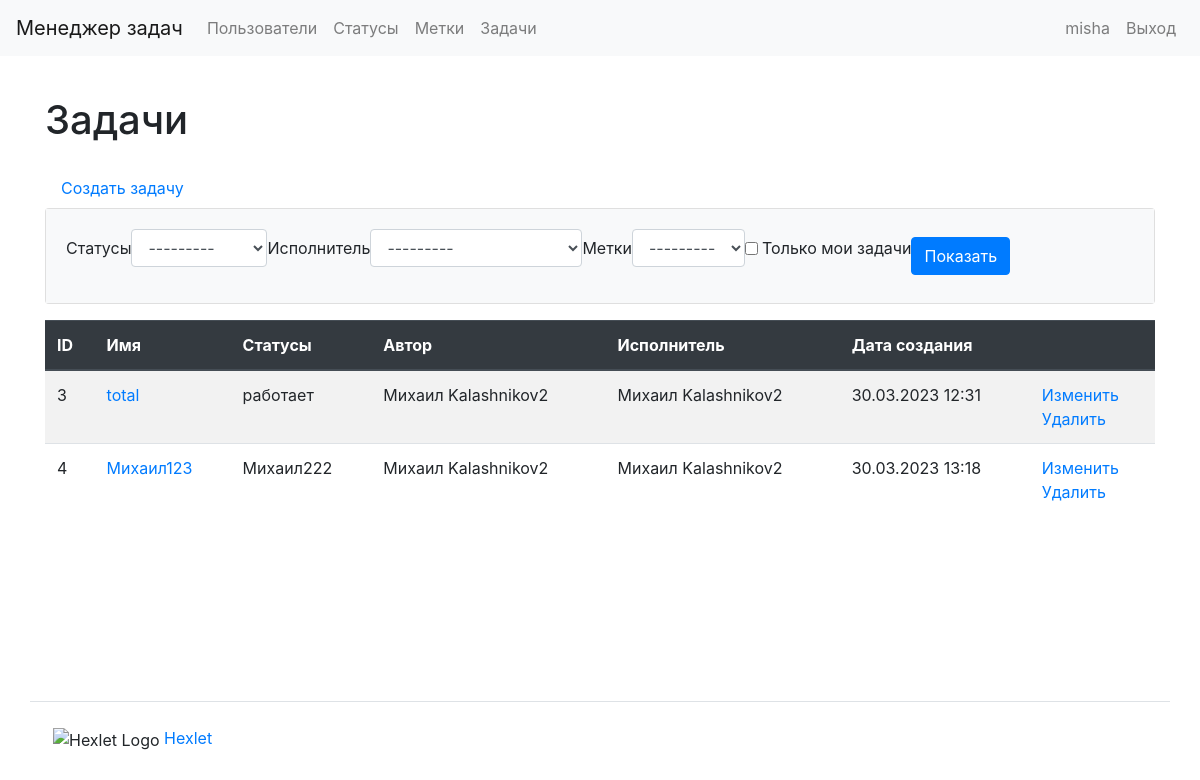
The app's page /tasks/ (signed in), older data.
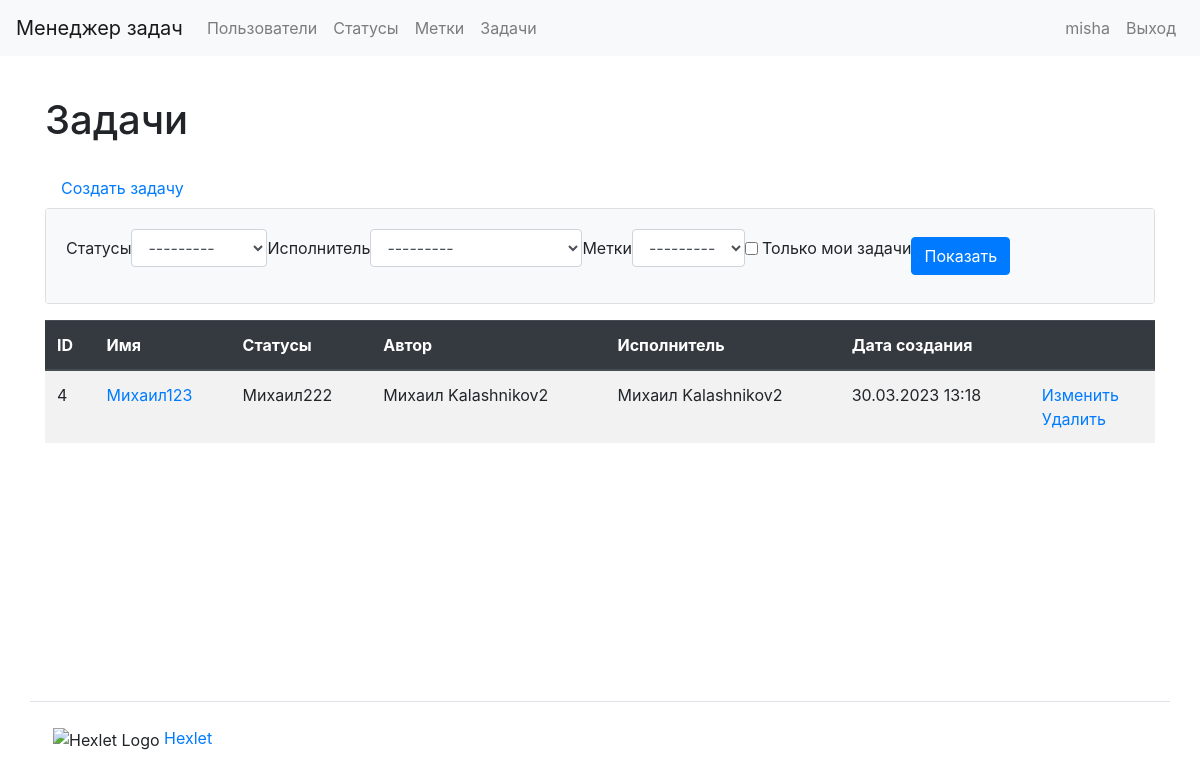
The same page, newer data.
### task_manager/users/models.py (models this page shows)
class User(AbstractUser):
    first_name = models.CharField(max_length=150)
    last_name = models.CharField(max_length=150)
    def __str__(self):
        return self.get_full_name()

### task_manager/tasks/models.py (models this page shows, shortened)
class Task(models.Model):
    name = models.CharField(max_length=150, unique=True,
                            verbose_name=_('Name'))
    description = models.TextField(max_length=10000,
                                   verbose_name=_('Description'))
    date_created = models.DateTimeField(auto_now_add=True,
                                        verbose_name=_('Creation date'))
    author = models.ForeignKey(User, on_delete=models.PROTECT,
                               related_name='author',
                               verbose_name=_('Author'))
    status = models.ForeignKey(Status, on_delete=models.PROTECT,
                               related_name='statuses',
                               verbose_name=_('Status'))
    executor = models.ForeignKey(User, on_delete=models.PROTECT,
                                 related_name='executor',
                                 verbose_name=_('Executor'))
    labels = models.ManyToManyField(
        Label,
        through='TaskLabel',
        through_fields=('task', 'label'),
        blank=True,
        related_name='labels',
        verbose_name=_('Labels')
    )
    class Meta:
        verbose_name = _('Task')
        verbose_name_plural = _('Tasks')

### task_manager/statuses/models.py (models this page shows)
class Status(models.Model):
    name = models.CharField(max_length=150, unique=True,
                            verbose_name=_('Name'))
    date_created = models.DateTimeField(auto_now_add=True,
                                        verbose_name=_('Creation date'))
    def __str__(self):
        return self.name
    class Meta:
        verbose_name = _('Status')
        verbose_name_plural = _('Statuses')

### task_manager/tasks/views.py (the view)
# urls.py: path('', TasksView.as_view(), name='tasks'),
class TasksView(AuthCheckMixin, FilterView):
    template_name = 'tasks/list.html'
    model = Task
    filterset_class = TaskFilter
    context_object_name = 'tasks'
    extra_context = {'title': _('Tasks'), 'button_text': _('Show'), }

### task_manager/labels/models.py (called while the page is built)
    def __str__(self):
        return self.name

### task_manager/mixins.py (called while the page is built)
    def dispatch(self, request, *args, **kwargs):
        if not request.user.is_authenticated:
            messages.error(request, self.auth_message)
            return redirect(reverse_lazy('login'))
        return super().dispatch(request, *args, **kwargs)

### task_manager/templates/tasks/list.html (shortened to what this page needs)
{% extends "base.html" %}
{% load bootstrap4 %}
{% load i18n %}
{% block content %}
    <h1 class="my-4">{{ title }}</h1>
    <a class="nav-link" href="{% url 'task_create' %}">{% trans 'Create task' %}</a>
    <div class="card mb-3">
        <div class="card-body bg-light">
            <form class="form-inline center" method="get">
              {% bootstrap_form filter.form field_class="ml-2 mr-3" %}
              {% bootstrap_button button_text button_type="submit" button_class="btn btn-primary" %}
            </form>
        </div>
    </div>
    <table class="table table-striped">
        <thead class="thead-dark">
            <tr>
                <th>ID</th>
                <th>{% trans 'Name' %}</th>
                <th>{% trans 'Status' %}</th>
                <th>{% trans 'Author' %}</th>
                <th>{% trans 'Executor' %}</th>
                <th>{% trans 'Creation date' %}</th>
                <th></th>
            </tr>
        </thead>
        <tbody>
            {% if tasks %}
                {% for task in tasks %}
                    <tr>
                        <td>{{ task.id }}</td>
                        <td><a href="{% url 'task_show' task.id %}">{{ task.name }}</a></td>
                        <td>{{ task.status }}</td>
                        <td>{{ task.author }}</td>
                        <td>{{ task.executor }}</td>
                        <td>{{ task.date_created|date:"d.m.Y H:i" }}</td>
                        <td>
                            <a href="{% url 'task_update' task.id %}">{% trans 'Update' %}</a>
                            <br>
                            <a href="{% url 'task_delete' task.id %}">{% trans 'Delete' %}</a>
                        </td>
                    </tr>
                {% endfor %}
            {% endif %}
        </tbody>
    </table>
{% endblock content %}

### task_manager/templates/base.html (shortened to what this page needs)
{% load i18n %}
{% get_current_language as LANGUAGE_CODE %}
{% load bootstrap4 %}
<!DOCTYPE html>
<html lang="{{ LANGUAGE_CODE }}">
<head>
</head>
<body class="d-flex flex-column min-vh-100">
<header>
    <nav class="navbar navbar-expand-md navbar-light bg-light mb-3">
    <a class="navbar-brand" href="{% url 'home' %}">{% trans "Task manager" %}</a>
    <div class="collapse navbar-collapse" id="navbarToggleExternalContent">
        <ul class="navbar-nav mr-auto">
            <li class="nav-item">
                <a class="nav-link" href="{% url 'users' %}">{% trans "Users" %}</a>
            </li>
            {% if user.is_authenticated %}
                <li class="nav-item">
                    <a class="nav-link" href="{% url 'statuses' %}">{% trans "Statuses" %}</a>
                </li>
                <li class="nav-item">
                    <a class="nav-link" href="{% url 'labels' %}">{% trans "Labels" %}</a>
                </li>
                <li class="nav-item">
                    <a class="nav-link" href="{% url 'tasks' %}">{% trans "Tasks" %}</a>
                </li>
            {% endif %}
        </ul>
        <ul class="navbar-nav">
            {% if user.is_authenticated %}
                <li class="nav-item">
                    <a class="nav-link" href="{% url 'user_update' user.id %}">{{ user.username }}</a>
                </li>
                <li class="nav-item">
                    <a class="nav-link" href="{% url 'logout' %}">{% translate "Logout" %}</a>
                </li>
            {% endif %}
        </ul>
    </div>
    </nav>
</header>
<main class="container wrapper flex-grow-1">
    {% block content %}{% endblock %}
</main>
<footer>
    <div class="container flex-column my-5 pt-4 border-top">
        <img class='ml-2'
             src="https://cdn2.hexlet.io/assets/favicon-9213ff1fc34b4e2da96c3b3eb582b3d10180b250e993141d7928d6aa1f5647c1.ico"
             alt="Hexlet Logo" height="16px">
        <a target="_blank" href="https://ru.hexlet.io">Hexlet</a>
    </div>
</footer>
{% bootstrap_css %}
</body>
</html>

Row changes from the older to the newer data that the page shows:
removed Task: id "3", name "total", status "работает", author "Михаил Kalashnikov2", executor "Михаил Kalashnikov2", date_created "30.03.2023 12:31"
